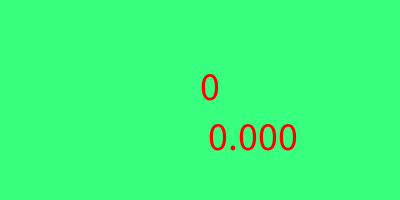
Frame 1 (no input)
Frame 60 (the mouse pressed at the canvas centre just before this capture): identical to frame 1, image omitted
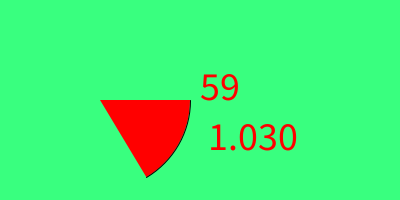
Frame 120 (the mouse held since frame 60 and released just before this capture)

The Processing sketch that drew these frames (run headless with seeded random() and noise(); from frame 60 on, the mouse is pressed at the canvas centre):

// Processing sketch: sketch_210611b
// ── sketch_210611b.pde
void setup(){
 size(400,200); 
 fill(255,0,0);
 textSize(40);
}
int degree=0;
void draw(){
 background(57,255,127);
 float stop=radians(degree);
 text(degree,200,100);
 text(stop,200,150);
 arc(100,100,180,180,0,stop);
 if(mousePressed) degree++;
}
